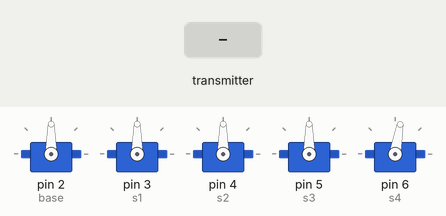
Recording of a sketch running on a simulated Arduino Uno, built with avr-gcc and run on an emulated ATmega328P. Parts: 5 × servo. The inputs (shaded band) are chosen by the test bench. No radio packets arrive unless stated.

Above: at 1.2 s.
1.3 s: the transmitter starts sending vp1 = 0
At 3.7 s:
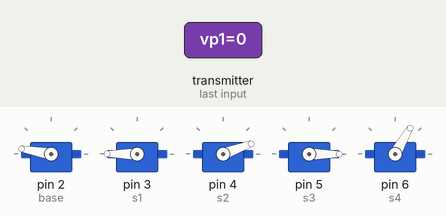
4.3 s: the transmitter starts sending vj1x = 1023
At 7.24 s:
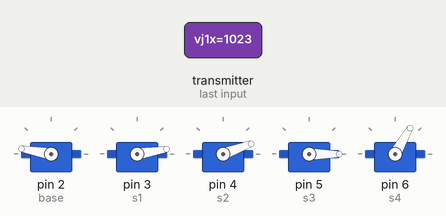
7.3 s: the transmitter starts sending vj2x = 1023
At 9.5 s:
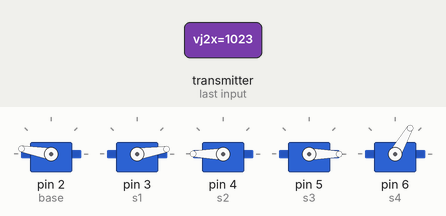
10.3 s: the transmitter starts sending vp2 = 512
At 10.9 s:
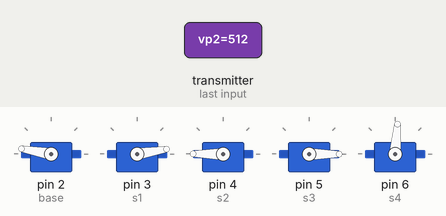
11.8 s: the transmitter starts sending vj2y = 1023
At 14.5 s:
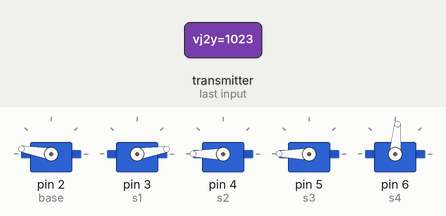
Timing chart, 0 to 15.8 s (numbered marks = the images above; inputs shaded):
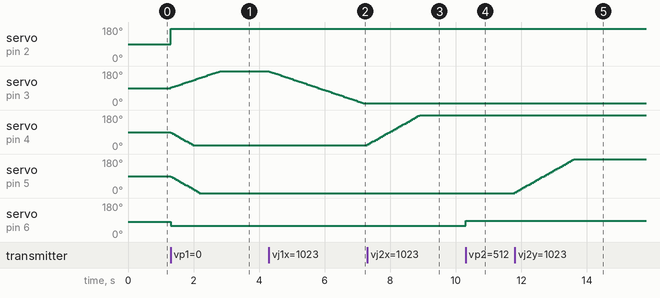

The sketch:

arm.ino
```cpp
#include <Servo.h>
#include <SPI.h>
#include <nRF24L01.h>
#include <RF24.h>


Servo base;
Servo s1;
Servo s2;
Servo s3;
Servo s4;


int pos = 0;

RF24 radio(7, 8); // CE, CSN
const byte address[6] = "00001";


struct package {
int vp1;
int vp2;
int vj1x;
int vj1y;
int vj2x;
int vj2y;
int vtg1;
int vtg2;
int vj2s;
int vs1;
int vs2;
int vs3;
int vs4;
};
package data;


int posbase=90;
int poss1=90;
int poss2=90;
int poss3=90;
int poss4=80;


void setup() {

base.attach(2);

s1.attach(3);
s2.attach(4);
s3.attach(5);
s4.attach(6);

Serial.begin(9600);

radio.begin();
radio.openReadingPipe(0, address);
radio.setPALevel(RF24_PA_MIN);
radio.startListening(); // Set the module as receiver

base.write(posbase);

s1.write(poss1);
s2.write(poss2);
s3.write(poss3);
s4.write(poss4);

}


void loop() {
//printdata();
if (radio.available()) {


radio.read(&data, sizeof(package));
posbase=map(data.vp1,0,1023,170,10);
base.write(posbase);
poss4=map(data.vp2,0,1023,60,110);
s4.write(poss4);


if(data.vj1x<400 && poss1<180){
poss1=poss1+3;
s1.write(poss1);
}

else if(data.vj1x>600 && poss1>10){
poss1=poss1-3;
s1.write(poss1);
}

if(data.vj2x<300 && poss2>20
){
poss2=poss2-5;
s2.write(poss2);
}

else if(data.vj2x>800 && poss2<180){
poss2=poss2+5;
s2.write(poss2);
}

if(data.vj2y>800 && poss3<180){
poss3=poss3+5;
s3.write(poss3);
}

else if(data.vj2y<200 && poss3>0){
poss3=poss3-5;
s3.write(poss3);
}
}}
```

Measured:
- after the input at 1.3 s, servo on pin 2 (base): 90° → 170° at once; servo on pin 3 (s1): moves from 90° to 180° over 1.5 s, starting at once; servo on pin 4 (s2): moves from 90° to 20° over 0.67 s, starting at once; servo on pin 5 (s3): moves from 90° to 0° over 0.88 s, starting at once; servo on pin 6 (s4): 80° → 60° at once
- after the input at 4.3 s, servo on pin 3 (s1): moves from 180° to 9° over 2.9 s, starting at once
- after the input at 7.3 s, servo on pin 4 (s2): moves from 20° to 180° over 1.6 s, starting at once
- after the input at 10.3 s, servo on pin 6 (s4): 60° → 85° at once
- after the input at 11.8 s, servo on pin 5 (s3): moves from 0° to 180° over 1.8 s, starting at once
